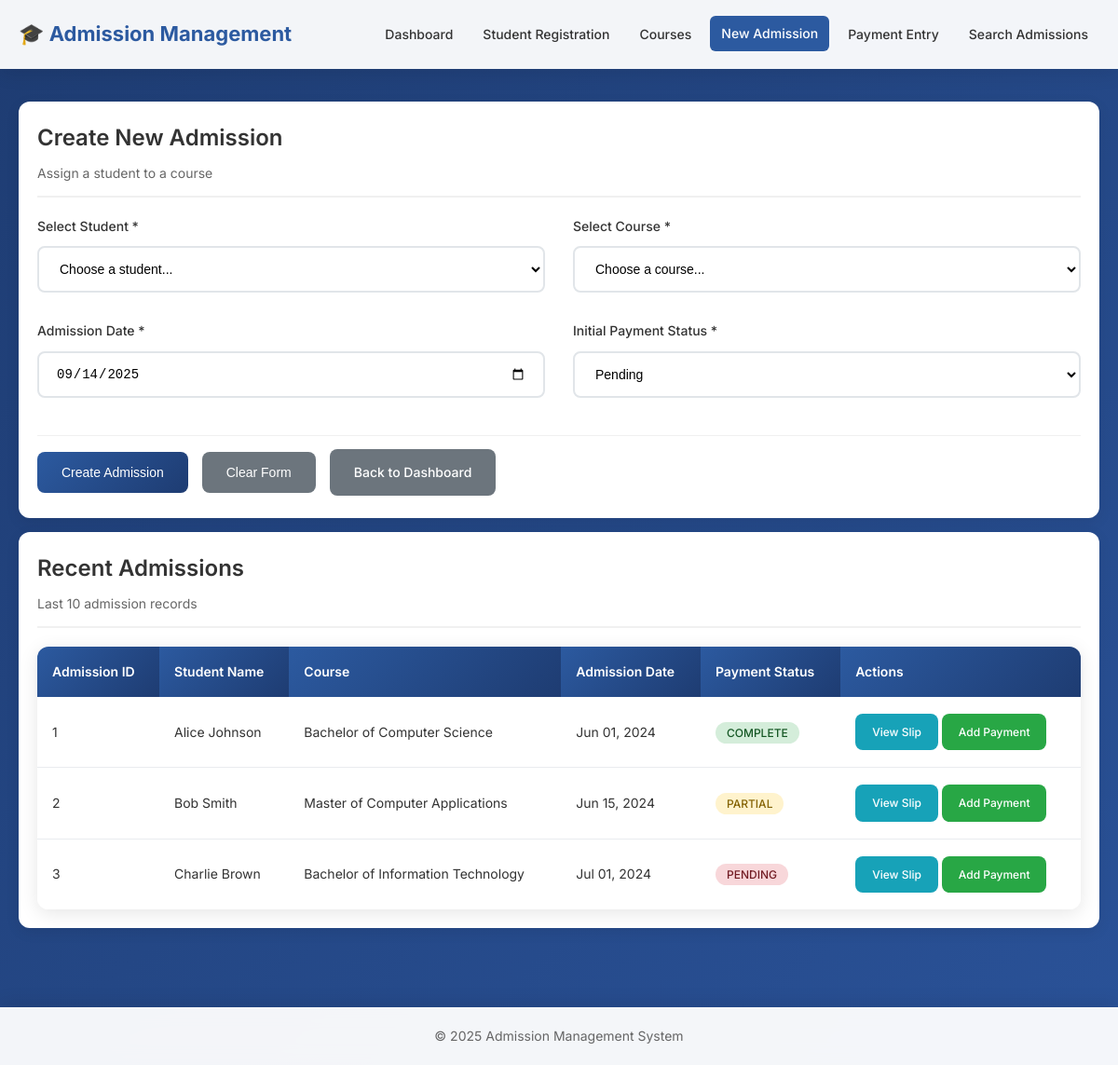
The app's page /admission_form.php with its own data.
### tables this page shows
CREATE TABLE IF NOT EXISTS admission (
    Admission_ID INT AUTO_INCREMENT PRIMARY KEY,
    Student_ID INT NOT NULL,
    Course_ID INT NOT NULL,
    Admission_Date DATE NOT NULL,
    Payment_Status ENUM('Pending', 'Partial', 'Complete') DEFAULT 'Pending',
    Created_Date TIMESTAMP DEFAULT CURRENT_TIMESTAMP,
    FOREIGN KEY (Student_ID) REFERENCES student(Student_ID) ON DELETE CASCADE,
    FOREIGN KEY (Course_ID) REFERENCES course(Course_ID) ON DELETE CASCADE
);

CREATE TABLE IF NOT EXISTS student (
    Student_ID INT AUTO_INCREMENT PRIMARY KEY,
    Name VARCHAR(100) NOT NULL,
    Email VARCHAR(100) UNIQUE NOT NULL,
    Phone VARCHAR(15) NOT NULL,
    Address TEXT NOT NULL,
    DOB DATE NOT NULL,
    Created_Date TIMESTAMP DEFAULT CURRENT_TIMESTAMP
);

CREATE TABLE IF NOT EXISTS course (
    Course_ID INT AUTO_INCREMENT PRIMARY KEY,
    Course_Name VARCHAR(150) NOT NULL,
    Duration VARCHAR(50) NOT NULL,
    Fees DECIMAL(10,2) NOT NULL,
    Dept_ID INT,
    FOREIGN KEY (Dept_ID) REFERENCES department(Dept_ID)
);

### admission_form.php (the view, shortened to what this page needs)
<!DOCTYPE html>
<html lang="en">
<head>
    <link rel="stylesheet" href="css/style.css">
</head>
<body>
    <nav class="navbar">
        <div class="nav-container">
            <a href="index.php" class="nav-brand">🎓 Admission Management</a>
            <ul class="nav-menu">
                <li><a href="index.php" class="nav-link">Dashboard</a></li>
                <li><a href="student_registration.php" class="nav-link">Student Registration</a></li>
                <li><a href="courses.php" class="nav-link">Courses</a></li>
                <li><a href="admission_form.php" class="nav-link active">New Admission</a></li>
                <li><a href="payment_entry.php" class="nav-link">Payment Entry</a></li>
                <li><a href="search_admissions.php" class="nav-link">Search Admissions</a></li>
            </ul>
        </div>
    </nav>
    <div class="main-content">
        <div class="container">
            <?php
            require_once 'config/database.php';
            ?>
            <div class="card">
                <div class="card-header">
                    <h1 class="card-title">Create New Admission</h1>
                    <p class="card-subtitle">Assign a student to a course</p>
                </div>
                <form method="POST" id="admissionForm" onsubmit="return submitFormWithLoading('admissionForm')">
                    <div class="row">
                        <div class="col-md-6">
                            <div class="form-group">
                                <label for="student_id" class="form-label">Select Student *</label>
                                <select class="form-control" id="student_id" name="student_id" required onchange="loadStudentDetails(this.value)">
                                    <option value="">Choose a student...</option>
                                </select>
                            </div>
                        </div>
                        <div class="col-md-6">
                            <div class="form-group">
                                <label for="course_id" class="form-label">Select Course *</label>
                                <select class="form-control" id="course_id" name="course_id" required onchange="loadCourseDetails(this.value)">
                                    <option value="">Choose a course...</option>
                                </select>
                            </div>
                        </div>
                    </div>
                    <div class="row">
                        <div class="col-md-6">
                            <div class="form-group">
                                <label for="admission_date" class="form-label">Admission Date *</label>
                                <input type="date" class="form-control" id="admission_date" name="admission_date" required
                                       value="<?php echo date('Y-m-d'); ?>">
                            </div>
                        </div>
                        <div class="col-md-6">
                            <div class="form-group">
                                <label for="payment_status" class="form-label">Initial Payment Status *</label>
                                <select class="form-control" id="payment_status" name="payment_status" required>
                                    <option value="Pending">Pending</option>
                                </select>
                            </div>
                        </div>
                    </div>
                    <div class="btn-group">
                        <button type="submit" class="btn btn-primary">Create Admission</button>
                        <button type="reset" class="btn btn-secondary">Clear Form</button>
                        <a href="index.php" class="btn btn-secondary">Back to Dashboard</a>
                    </div>
                </form>
            </div>
            <div class="card">
                <div class="card-header">
                    <h2 class="card-title">Recent Admissions</h2>
                    <p class="card-subtitle">Last 10 admission records</p>
                </div>
                <div class="table-responsive">
                    <table class="table">
                        <thead>
                            <tr>
                                <th>Admission ID</th>
                                <th>Student Name</th>
                                <th>Course</th>
                                <th>Admission Date</th>
                                <th>Payment Status</th>
                                <th>Actions</th>
                            </tr>
                        </thead>
                        <tbody>
                            <?php
                            $sql = "SELECT a.*, s.Name as student_name, c.Course_Name, c.Fees
                                   FROM admission a
                                   JOIN student s ON a.Student_ID = s.Student_ID
                                   JOIN course c ON a.Course_ID = c.Course_ID
                                   ORDER BY a.Created_Date DESC LIMIT 10";
                            $result = $conn->query($sql);
                            if ($result->num_rows > 0) {
                                while($row = $result->fetch_assoc()) {
                                    echo "<tr>";
                                    echo "<td>" . $row['Admission_ID'] . "</td>";
                                    echo "<td>" . htmlspecialchars($row['student_name']) . "</td>";
                                    echo "<td>" . htmlspecialchars($row['Course_Name']) . "</td>";
                                    echo "<td>" . date('M d, Y', strtotime($row['Admission_Date'])) . "</td>";
                                    echo "<td><span class='status-badge status-" . strtolower($row['Payment_Status']) . "'>" . $row['Payment_Status'] . "</span></td>";
                                    echo "<td>";
                                    echo "<a href='admission_slip.php?id=" . $row['Admission_ID'] . "' class='btn btn-info btn-small'>View Slip</a> ";
                                    echo "<a href='payment_entry.php?admission_id=" . $row['Admission_ID'] . "' class='btn btn-success btn-small'>Add Payment</a>";
                                    echo "</td>";
                                    echo "</tr>";
                                }
                            } else {
                                echo "<tr><td colspan='6' style='text-align: center; color: #666;'>No admissions found</td></tr>";
                            }
                            ?>
                        </tbody>
                    </table>
                </div>
            </div>
        </div>
    </div>
    <footer class="footer">
        <div class="container">
            <p class="footer-text">© 2025 Admission Management System</p>
        </div>
    </footer>
</body>
</html>

### css/style.css (style rules this page uses)
* { margin: 0; padding: 0; box-sizing: border-box; }
body { font-family: 'Inter', 'Segoe UI', Tahoma, Geneva, Verdana, sans-serif; background: linear-gradient(135deg, #1e3c72 0%, #2a5298 100%); min-height: 100vh; line-height: 1.6; color: #333; }
.container { max-width: 1200px; margin: 0 auto; padding: 0 20px; }
.navbar { background: rgba(255, 255, 255, 0.95); backdrop-filter: blur(10px); box-shadow: 0 4px 20px rgba(0, 0, 0, 0.1); position: sticky; top: 0; z-index: 1000; padding: 12px 0; }
.nav-container { display: flex; justify-content: space-between; align-items: center; max-width: 1200px; margin: 0 auto; padding: 0 20px; min-height: 50px; }
.nav-brand { font-size: 22px; font-weight: 700; color: #2c5aa0; text-decoration: none; white-space: nowrap; margin-right: 20px; }
.nav-menu { display: flex; list-style: none; gap: 8px; margin: 0; padding: 0; align-items: center; flex-wrap: nowrap; }
.nav-menu li { margin: 0; padding: 0; }
.nav-link { text-decoration: none; color: #333; font-weight: 500; padding: 8px 12px; border-radius: 6px; transition: all 0.2s ease; white-space: nowrap; font-size: 14px; display: block; }
.nav-link:hover, .nav-link.active { background: #2c5aa0; color: white; transform: translateY(-1px); }
.main-content { min-height: calc(100vh - 140px); padding: 20px 0; }
.card { background: white; border-radius: 12px; padding: 20px; margin: 15px 0; box-shadow: 0 4px 15px rgba(0, 0, 0, 0.08); transition: transform 0.2s ease, box-shadow 0.2s ease; }
.card-header { margin-bottom: 20px; padding-bottom: 12px; border-bottom: 2px solid #f0f0f0; }
.card-title { font-size: 24px; font-weight: 600; color: #333; margin-bottom: 8px; }
.card-subtitle { color: #666; font-size: 14px; }
.form-group { margin-bottom: 24px; position: relative; }
.form-label { display: block; margin-bottom: 10px; font-weight: 500; color: #333; font-size: 14px; }
.form-control { width: 100%; padding: 14px 18px; border: 2px solid #e1e5e9; border-radius: 8px; font-size: 14px; transition: all 0.3s ease; background: white; box-sizing: border-box; margin-bottom: 0; }
select.form-control { cursor: pointer; }
.btn { display: inline-block; padding: 14px 26px; border: none; border-radius: 8px; font-size: 14px; font-weight: 500; text-decoration: none; cursor: pointer; transition: all 0.3s ease; text-align: center; min-width: 120px; margin: 4px 0; box-sizing: border-box; }
.btn-primary { background: linear-gradient(135deg, #2c5aa0, #1e3c72); color: white; }
.btn-secondary { background: #6c757d; color: white; }
.btn-success { background: #28a745; color: white; }
.btn-info { background: #17a2b8; color: white; }
.btn-small { padding: 10px 18px; font-size: 12px; min-width: auto; margin: 2px 0; }
.btn-group { display: flex; gap: 15px; margin-top: 25px; flex-wrap: wrap; align-items: center; }
.table-responsive { overflow-x: auto; margin-top: 20px; border-radius: 12px; box-shadow: 0 4px 20px rgba(0, 0, 0, 0.1); }
.table { width: 100%; border-collapse: collapse; background: white; margin: 0; }
.table th { background: linear-gradient(135deg, #2c5aa0, #1e3c72); color: white; padding: 16px; font-weight: 600; text-align: left; font-size: 14px; }
.table td { padding: 16px; border-bottom: 1px solid #e9ecef; font-size: 14px; }
.table tr:last-child td { border-bottom: none; }
.row { display: flex; flex-wrap: wrap; margin: 0 -15px; align-items: stretch; }
.col-md-6 { flex: 0 0 50%; max-width: 50%; padding: 0 15px; box-sizing: border-box; }
.status-badge { padding: 4px 12px; border-radius: 20px; font-size: 12px; font-weight: 500; text-transform: uppercase; }
.status-complete { background-color: #d4edda; color: #155724; }
.status-partial { background-color: #fff3cd; color: #856404; }
.status-pending { background-color: #f8d7da; color: #721c24; }
.footer { background: rgba(255, 255, 255, 0.95); backdrop-filter: blur(10px); text-align: center; padding: 20px 0; margin-top: 50px; box-shadow: 0 -4px 20px rgba(0, 0, 0, 0.1); }
.footer-text { color: #666; font-size: 14px; }
.row .form-group { margin-bottom: 20px; }
.row .col-md-6 .form-group, .row .col-md-4 .form-group, .row .col-md-3 .form-group { margin-bottom: 20px; }
.form-control, .btn, .search-input { position: relative; z-index: 1; }
.card .row { margin-bottom: 10px; }
.card .btn-group { margin-top: 20px; padding-top: 10px; border-top: 1px solid #f0f0f0; }
.card { animation: fadeInUp 0.6s ease-out; }

### records on screen
admission: Admission_ID "1", Student_ID.Name "Alice Johnson", Course_ID.Course_Name "Bachelor of Computer Science", Admission_Date "Jun 01, 2024", Payment_Status "COMPLETE"
admission: Admission_ID "2", Student_ID.Name "Bob Smith", Course_ID.Course_Name "Master of Computer Applications", Admission_Date "Jun 15, 2024", Payment_Status "PARTIAL"
admission: Admission_ID "3", Student_ID.Name "Charlie Brown", Course_ID.Course_Name "Bachelor of Information Technology", Admission_Date "Jul 01, 2024", Payment_Status "PENDING"
